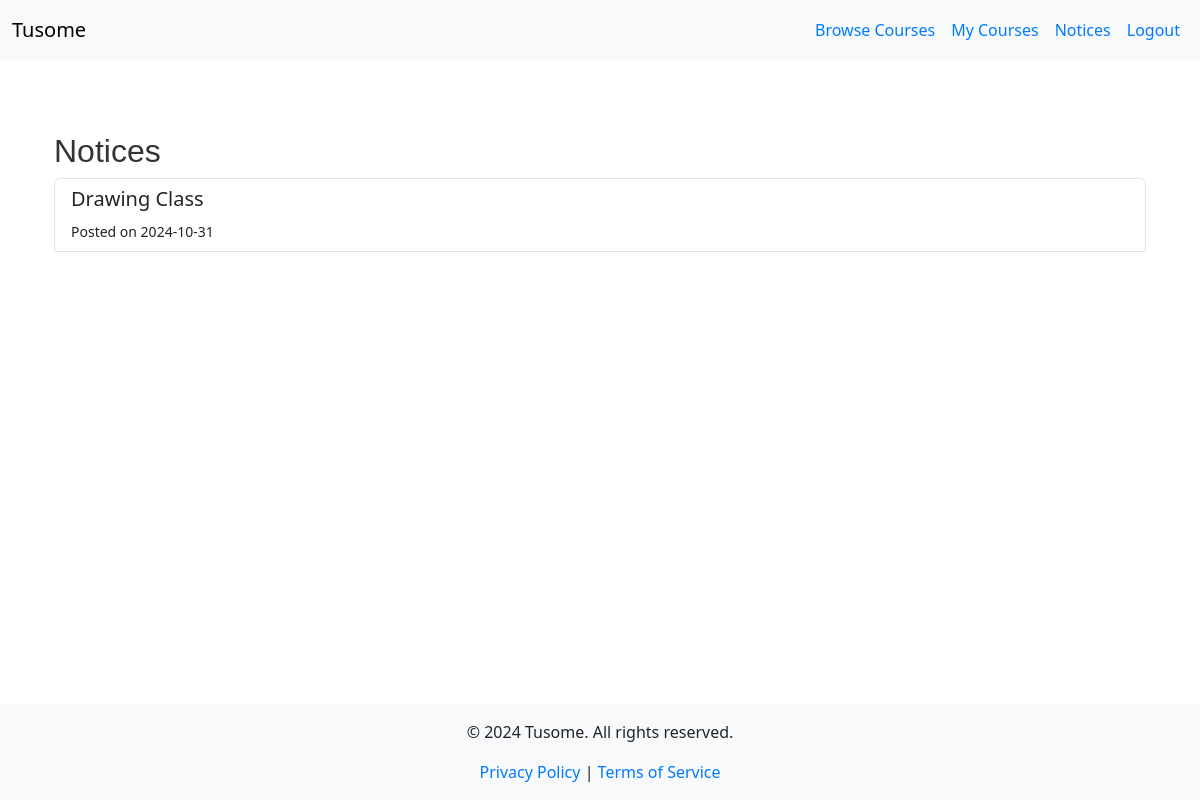
The app's page /student/notices (signed in), older data.
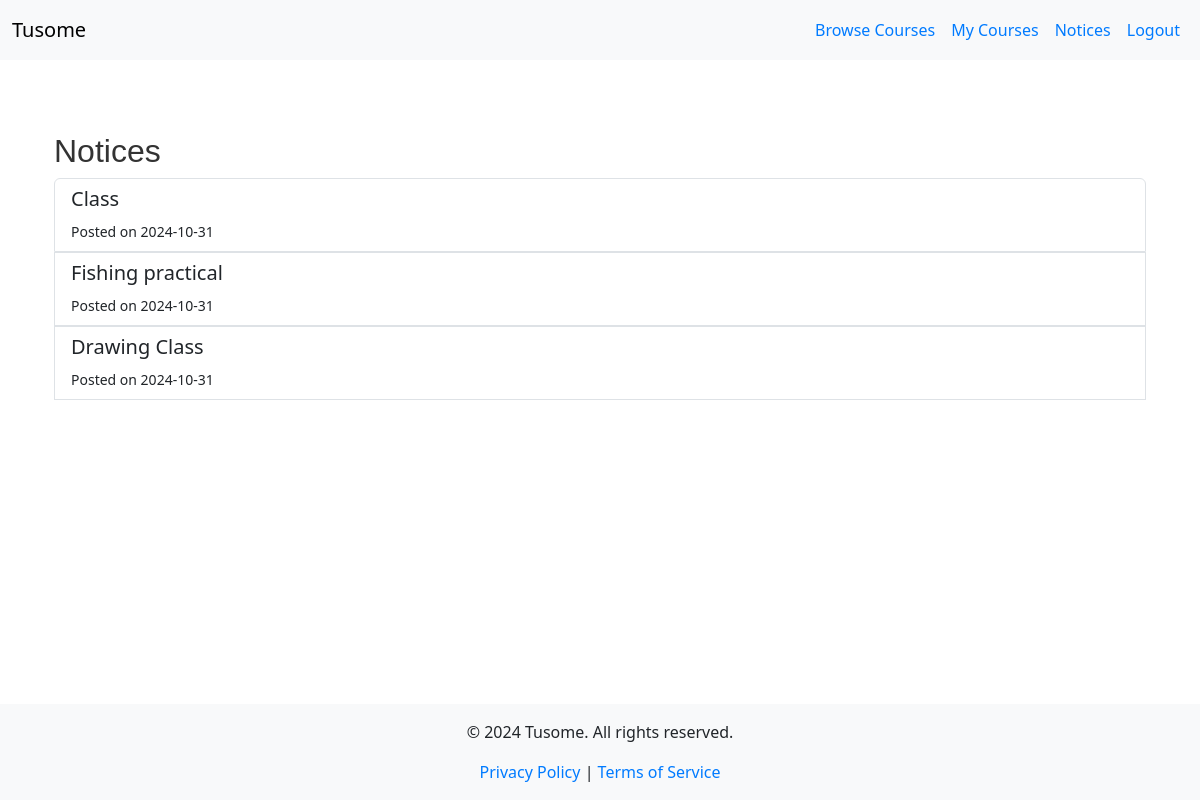
The same page, newer data.
### models.py (models this page shows, shortened)
class Notice(db.Model):
    id = db.Column(db.Integer, primary_key=True)
    title = db.Column(db.String(255), nullable=False)
    content = db.Column(db.Text, nullable=False)
    date_posted = db.Column(db.DateTime, default=datetime.utcnow)
    instructor_id = db.Column(db.Integer, db.ForeignKey('user.id'), nullable=False)  # Assuming instructors are in the User model

### app.py (the view)
@app.route('/student/notices')
@login_required
def view_notices():
    if current_user.role != RoleEnum.STUDENT:
        flash('You are not authorized to view this page.', 'danger')
        return redirect(url_for('index'))
    notices = Notice.query.order_by(Notice.date_posted.desc()).all()  # Fetch all notices
    return render_template('view_notices.html', notices=notices)

### app.py (called while the page is built)
@app.context_processor
def inject_current_year():
    return {'current_year': datetime.utcnow().year}

@login_manager.user_loader
def load_user(user_id):
    return User.query.get(int(user_id))

@app.context_processor
def inject_roleenum():
    return dict(RoleEnum=RoleEnum)

### templates/view_notices.html (shortened to what this page needs)
{% extends "base.html" %}
{% block content %}
<div class="container mt-5">
    <h2>Notices</h2>
    <div class="list-group">
        {% for notice in notices %}
            <a href="#" class="list-group-item list-group-item-action" data-bs-toggle="modal" data-bs-target="#noticeModal-{{ notice.id }}">
                <h5>{{ notice.title }}</h5>
                <small>Posted on {{ notice.date_posted.strftime('%Y-%m-%d') }}</small>
            </a>
        {% endfor %}
    </div>
</div>
{% endblock %}

Row changes from the older to the newer data that the page shows:
added Notice: title "Class", date_posted "2024-10-31"
added Notice: title "Fishing practical", date_posted "2024-10-31"
